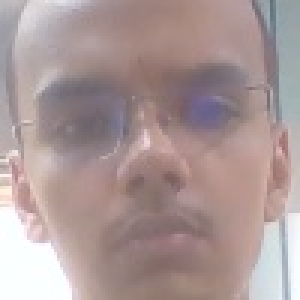
#> input picture Face_Recognizition/data/ashish/0.jpg, 100 x 100 px, given in place of the camera (shown 3 times larger)
$ python add_face.py
#> lines starting #> are read from the running program, lines starting #| are printed output that depends on the picture
import cv2
import os

video = cv2.VideoCapture(0)


from config import CASCADE_PATH
facedetect = cv2.CascadeClassifier(CASCADE_PATH)

# facedetect = cv2.CascadeClassifier('data/haarcascade_frontalface_default.xml')

name = input("Enter Your Name: ")
#> the answer given: data/ashish/0.jpg
save_path = f'data/{name}/'
os.makedirs(save_path, exist_ok=True)

i = 0
while True:
    ret, frame = video.read()
#> frame is the input picture: shape (100, 100, 3); mean B, G, R 151.6, 152.3, 170.6
    gray = cv2.cvtColor(frame, cv2.COLOR_BGR2GRAY)
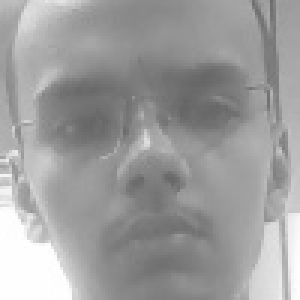
#> gray: shape (100, 100) (shown 3 times larger); min 102, max 255, mean 157.7
    faces = facedetect.detectMultiScale(gray, 1.3, 5)
#> faces = ()
    for (x, y, w, h) in faces:
        crop_img = frame[y:y+h, x:x+w]
        resized_img = cv2.resize(crop_img, (100, 100))
        cv2.imwrite(os.path.join(save_path, f'{i}.jpg'), resized_img)
        i += 1
        cv2.rectangle(frame, (x,y), (x+w,y+h), (0,255,0), 2)
        cv2.putText(frame, str(i), (x, y-10), cv2.FONT_HERSHEY_SIMPLEX, 0.8, (0,255,0), 2)
#> this loop made 0 passes
#> after the loop, i = 0
    cv2.imshow("Collecting Faces", frame)
    if cv2.waitKey(1) == ord('q') or i >= 100:
#> (key q is pressed here)
        break

video.release()
cv2.destroyAllWindows()
